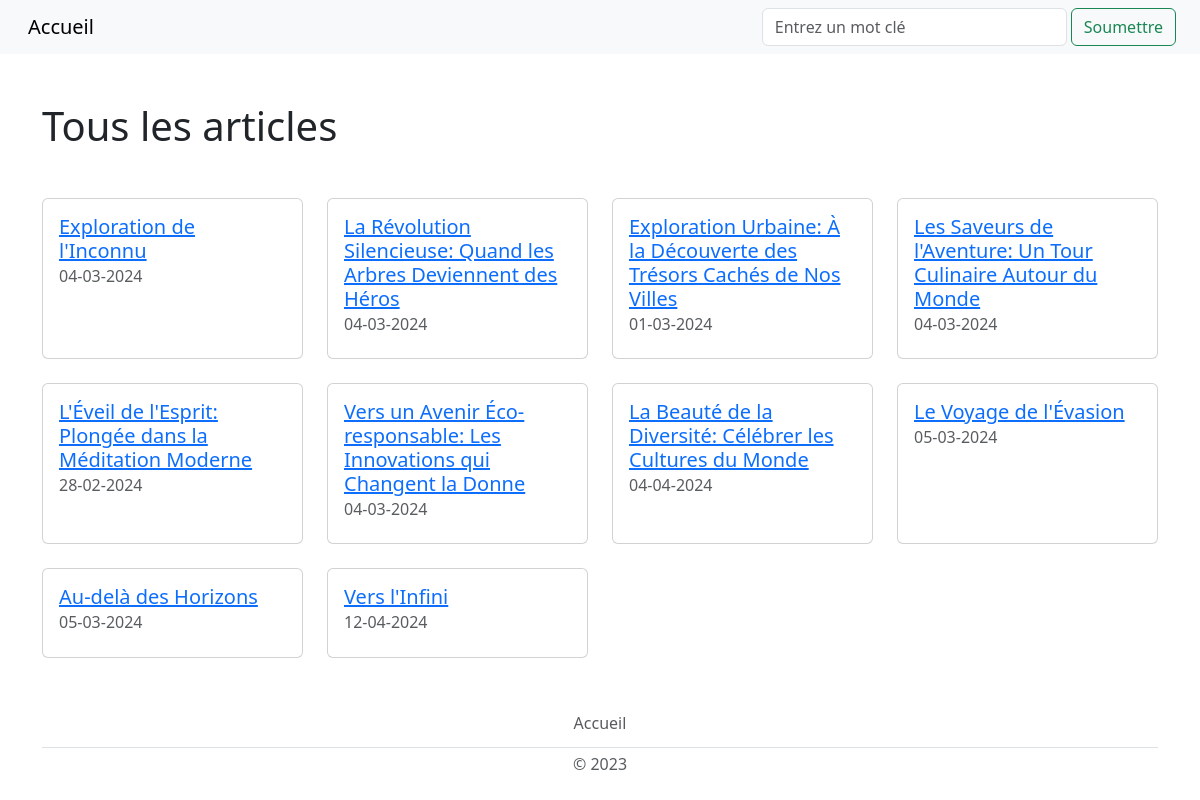
/resultats/, run on an earlier commit of the app's database.
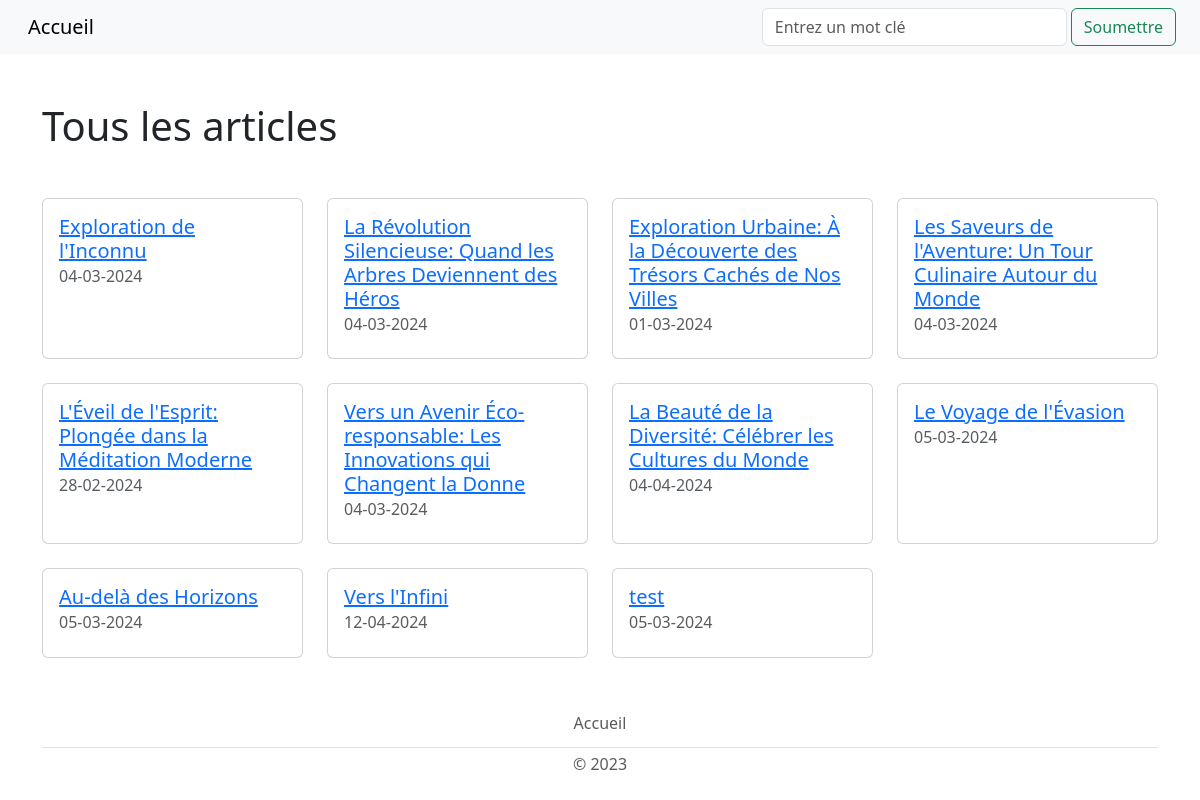
And on a later commit of the database.
### tables this page shows
CREATE TABLE ARTICLES (
    id_article VARCHAR(50) PRIMARY KEY,
    titre_article varchar(100) NOT NULL,
    date_publication DATE NOT NULL,
    contenu TEXT NOT NULL,
    id_utilisateur INTEGER NOT NULL,
    CONSTRAINT fk_auteur FOREIGN KEY (id_utilisateur) REFERENCES UTILISATEURS(id_utilisateur)
);

### app.py (the view)
@app.route('/resultats/<query>', methods=['GET'])
@app.route('/resultats/', defaults={'query': None}, methods=['GET'])
def resultats(query):
    if query:
        db = get_db()
        articles = db.get_articles(query)
    else:
        db = get_db()
        articles = db.get_articles()
    return render_template('resultats.html', query=query, articles=articles)

### app.py (called while the page is built)
def get_db():
    database = getattr(g, '_database', None)
    if database is None:
        g._database = Database()
    return g._database

@app.teardown_appcontext
def close_connection(exception):
    db = getattr(g, '_database', None)
    if db is not None:
        db.disconnect()

### database.py (called while the page is built)
    def disconnect(self):
        if self.user_connection is not None:
            self.user_connection.close()
        if self.photo_connection is not None:
            self.photo_connection.close()
        if self.session_connection is not None:
            self.session_connection.close()
        if self.article_connection is not None:
            self.article_connection.close()

    def get_article_connection(self):
        if self.article_connection is None:
            self.article_connection = sqlite3.connect('db/articles.db')
        return self.article_connection

### templates/resultats.html
{% extends "layout.html" %}
{% block content %}
    <div class="container">
        {% if query %}
            <h1 class="my-5">Résultats de la recherche pour "{{ query }}"</h1>
        {% else %}
            <h1 class="my-5">Tous les articles</h1>
        {% endif %}
        <div class="row row-cols-1 row-cols-md-2 row-cols-lg-4">
            {% for article in articles %}
                <div class="col mb-4">
                    <div class="card h-100">
                        <div class="card-body">
                            <a href="{{ url_for('article', identifiant=article[0]) }}" class="card-link">
                                <h5 class="card-title">{{ article[1] }}</h5>
                            </a>
                            <h6 class="card-subtitle mb-2 text-muted">{{ article[2] }}</h6>
                        </div>
                    </div>
                </div>
            {% endfor %}
        </div>
    </div>
{% endblock %}

What changed in the data, as far as the page shows it:
added ARTICLES: titre_article "test", date_publication "05-03-2024"
